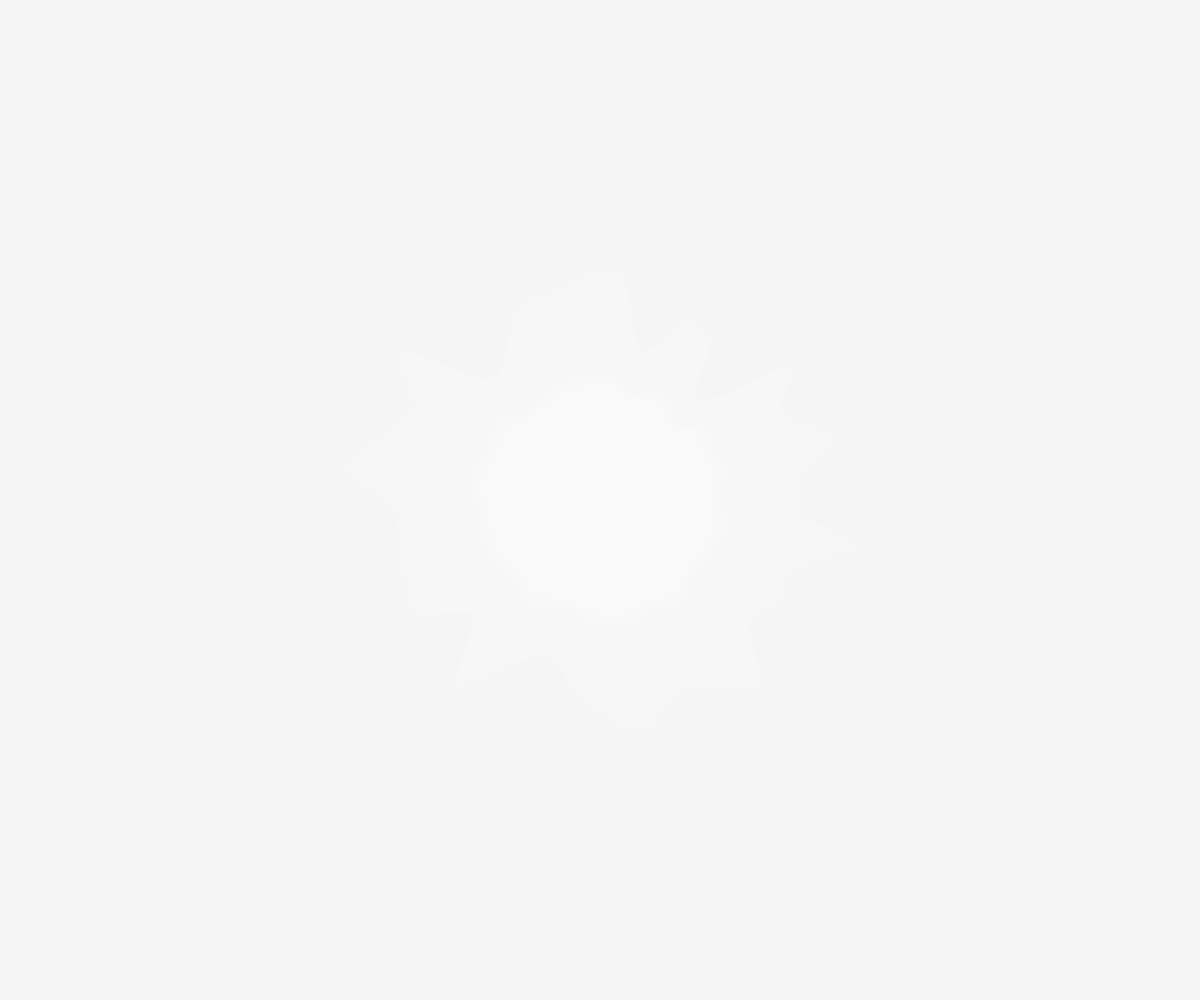
Frame 1 (no input)
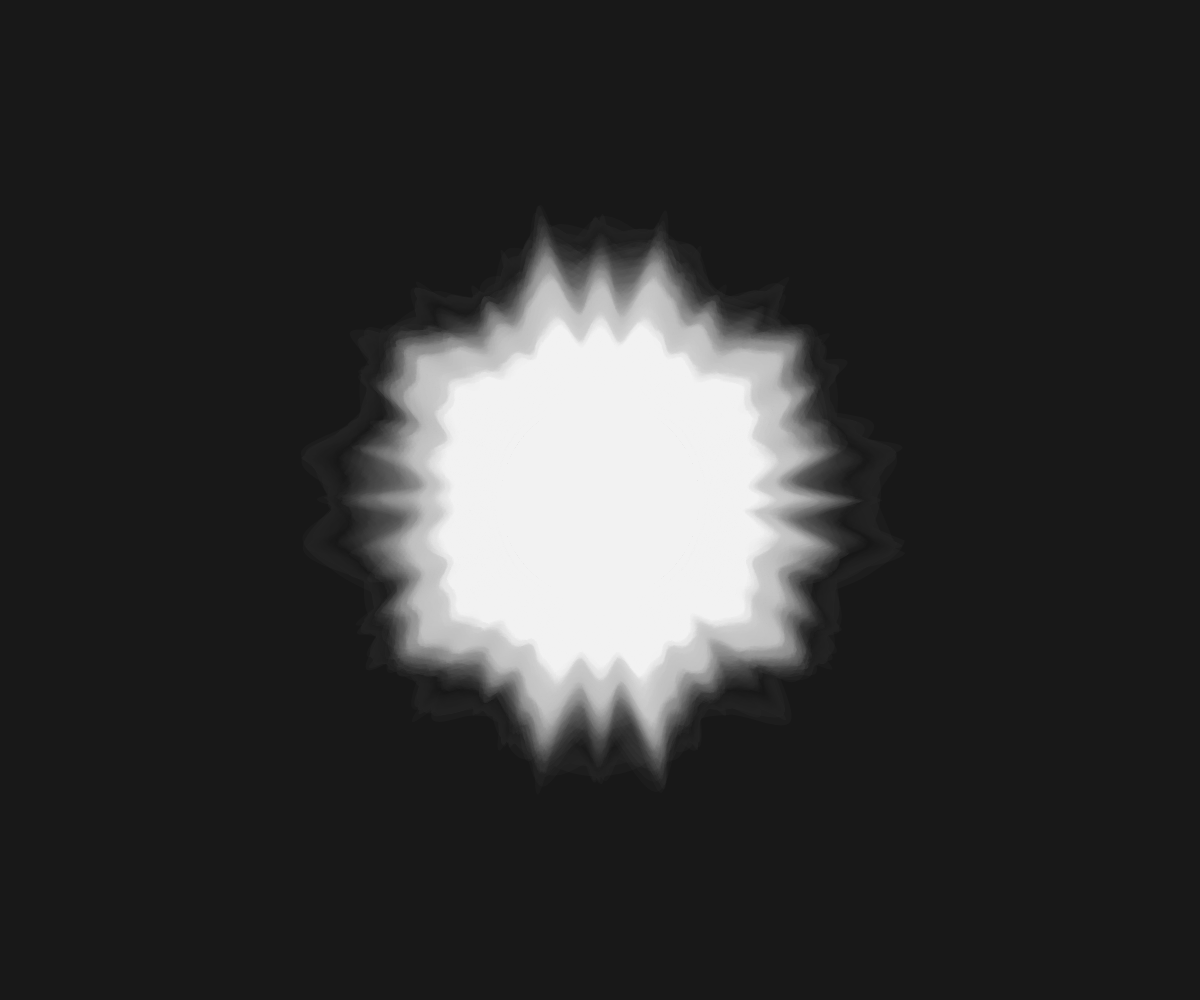
Frame 60 (no input)
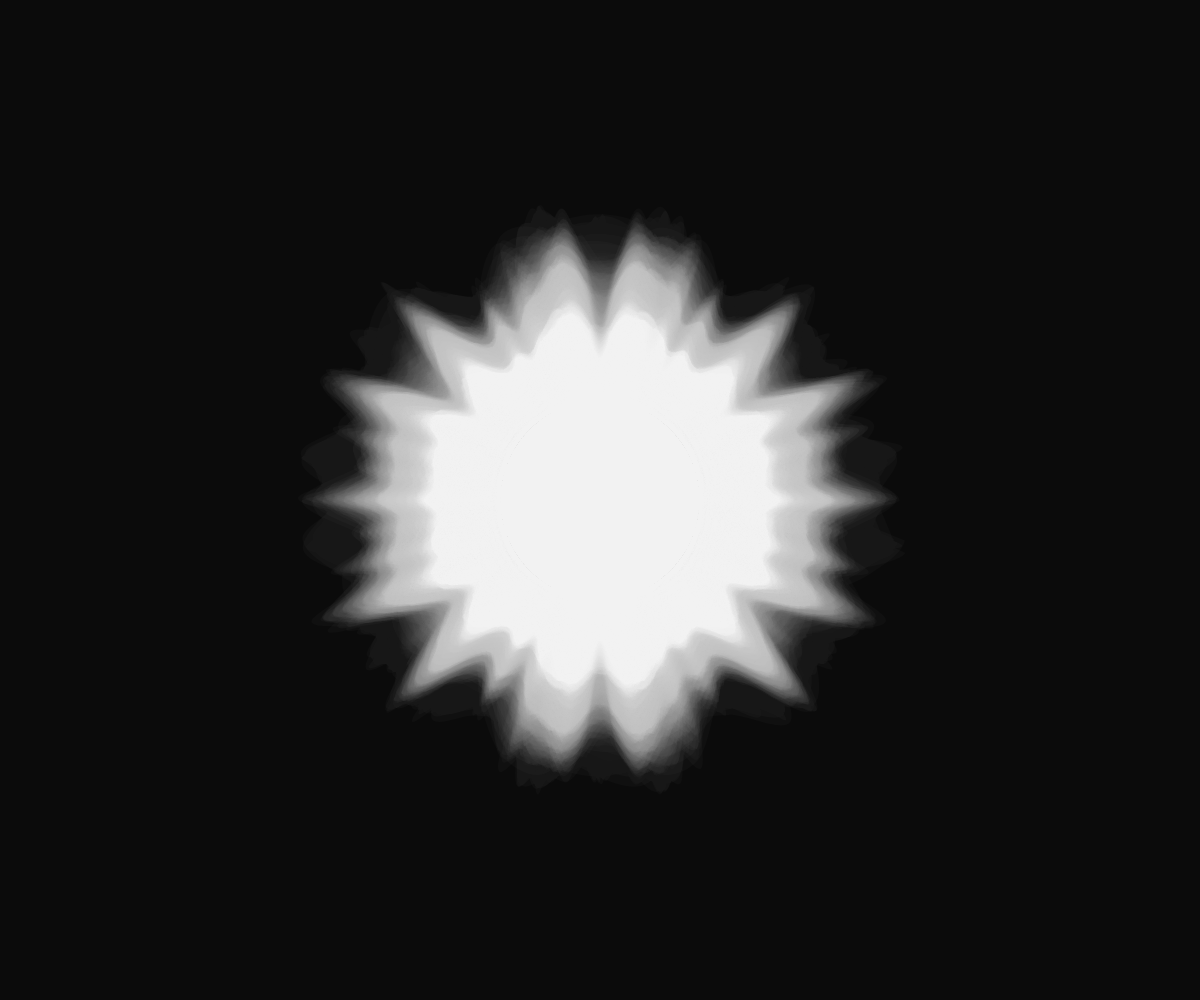
Frame 120 (the mouse pressed at the canvas centre since frame 60)

The p5.js sketch that drew these frames (run headless with seeded random() and noise() and a simulated clock; from frame 60 on, the mouse is pressed at the canvas centre):

// p5.js sketch
// ── sketch.js
let delta;
let step = 0.00001;
let n = 20; //number of blobs
let r = 100;
let vnumber = 0;
let maxRange = 300;
function setup() {
  angleMode(DEGREES);
  createCanvas(windowWidth, windowHeight);
  delta = random(20);
}

function draw() {
  // blendMode(BLEND);
  // blendMode(ADD);
  vnumber = random(20,100);
  background(0,10);
  noStroke();
  let t = millis()/1000;
  for (let i = 0; i < n; i++) {
    let noisiness = maxRange * (i / n);
    fill(255,255,250,5);
    blob(r, width / 2, height / 2, delta, t - i * step, noisiness,vnumber);
  }
}

function blob(size, xC, yC, k, t, range,vn) {
  beginShape();
  let angleStep = 360 / vn;
  for (let angle = 0; angle <= 360 + 2 * angleStep; angle += angleStep) {
    let r = size + noise(k * abs(cos(angle)), k * abs(sin(angle)), t) * range;
    curveVertex(xC + r * cos(angle), yC + r * sin(angle));    
  }
  endShape();
}
